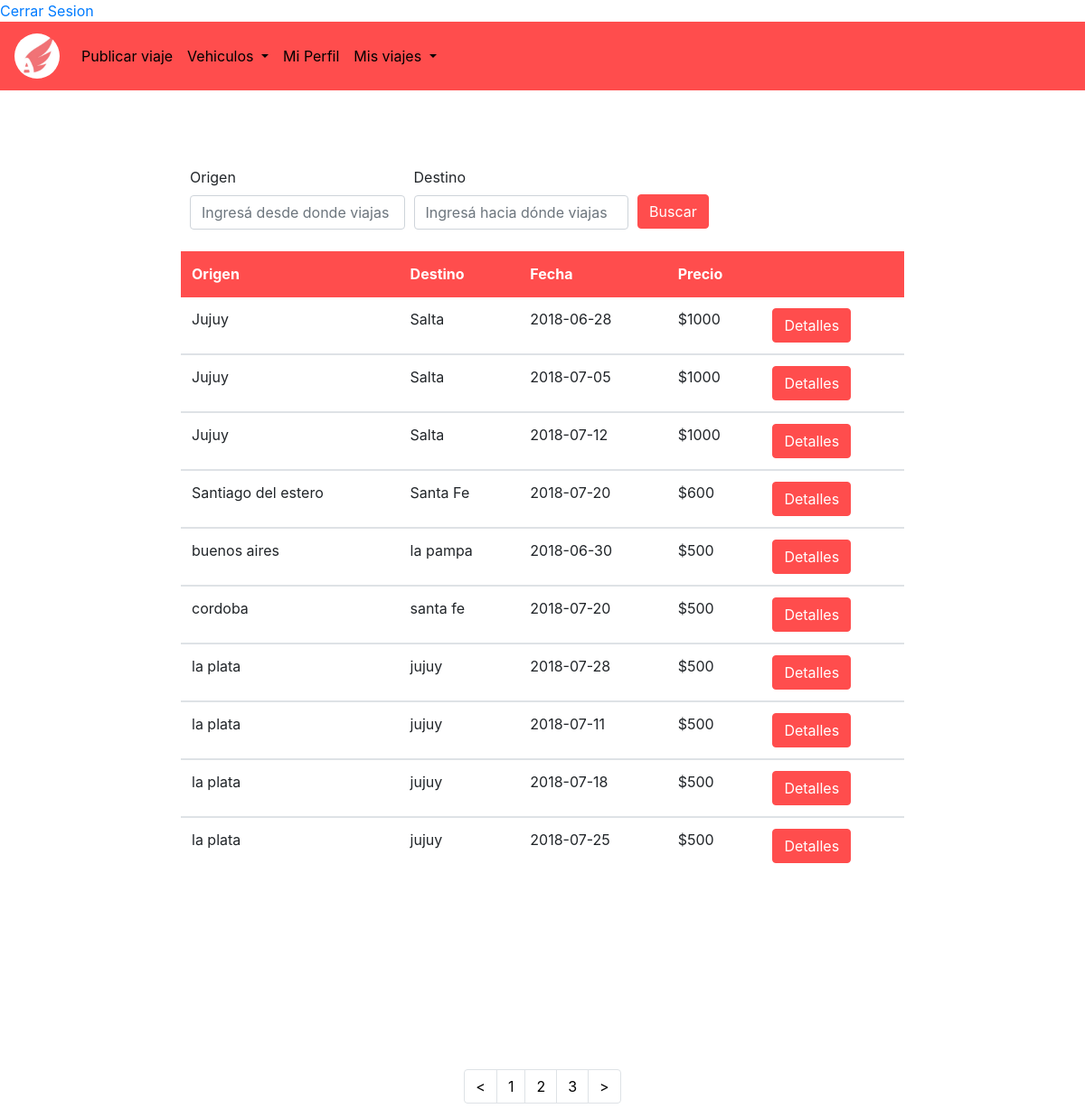
/PagPrin.php, run on the app's committed database.
### tables this page shows
CREATE TABLE `viajes` (
  `id_viaje` int(11) NOT NULL,
  `auto_id` varchar(100) NOT NULL,
  `hora` time(6) NOT NULL,
  `horaLlegada` time(6) NOT NULL,
  `precio` int(100) NOT NULL,
  `destino` text NOT NULL,
  `origen` text NOT NULL,
  `fecha` date NOT NULL,
  `borrado` tinyint(1) NOT NULL
);

### PagPrin.php (the view, shortened to what this page needs)
<!DOCTYPE html>
<html>
	<head>
		<link rel="stylesheet" href="css/bootstrap.min.css">
		<link rel="stylesheet" href="estilos.css">
	</head>
	<body>
		<?php
          include ("class_funciones.php");
          $fun = new funciones();
          $fun->AutorizacionTitulo();
        ?>
		<header>
			<nav class="navbar navbar-expand-lg navbar-light bg-light">
				<a class="navbar-brand" href="PagPrin.php"><img class="avatar" src="logo.jpg"></a>
				<div class="collapse navbar-collapse" id="navbarSupportedContent">
					<ul class="navbar-nav mr-auto">
						<li class="nav-item active">
							<a class="nav-link" href="publicarViaje.php">Publicar viaje <span class="sr-only">(current)</span></a>
						</li>
						<li class="nav-item dropdown">
							<a class="nav-link dropdown-toggle" href="#" id="navbarDropdown" role="button" data-toggle="dropdown" aria-haspopup="true" aria-expanded="false">
								Vehiculos
							</a>
						</li>
						<li class="nav-item active">
							<a class="nav-link" href="miperfil.php">Mi Perfil <span class="sr-only">(current)</span></a>
						</li>
                         <li class="nav-item dropdown">
							<a class="nav-link dropdown-toggle" href="#" id="navbarDropdown" role="button" data-toggle="dropdown" aria-haspopup="true" aria-expanded="false">
								Mis viajes
							</a>
						</li>
					</ul>
				</div>
			</nav>
		</header>
		<form>
			<div class="form-row align-items-center">
				<div class="col-sm-3 my-1">
					<label >Origen</label>
					<input type="text" class="form-control" id="inlineFormInputName" placeholder="Ingresá desde donde viajas">
				</div>
				<div class="col-sm-3 my-1">
					<label>Destino</label>
					<input type="text" class="form-control" id="inlineFormInputName" placeholder="Ingresá hacia dónde viajas">
				</div>
				<div class="col-sm-3 my-1">
                                    <button type="submit" class="btn btn-primary" style="margin-top: 30px;">Buscar</button>
				</div>
			</div>
		</form>
		<div >
                    <?php
                        include("conexion.php");
                        $consulta="SELECT * FROM viajes WHERE borrado='0' ";
                        $consulta2="SELECT * FROM viajes WHERE borrado='0' ";
                        if($resultadoConsulta=mysqli_query($conexion,$consulta)){
                            if($resultadoConsulta2=mysqli_query($conexion,$consulta2)){
                                $registro44=mysqli_fetch_row($resultadoConsulta2);
                                if($registro44[0] != ''){
                                    echo "
                                    <div class='container3'>
                                    <table class='table'>
                                        <thead class='thead-dark'>
                                            <tr>
                                                <th>Origen</th>
                                                <th >Destino</th>
                                                <th >Fecha</th>
                                                <th>Precio</th>
                                                <th></th>
                                            </tr>
                                        </thead>
                                    <tbody>";
                                        while($registro=mysqli_fetch_array($resultadoConsulta)){
                                             if($registro['borrado'] === '0'){
                                            echo"<tr>
                                                    <td>".$registro['origen']."</td>
                                                    <td>".$registro['destino']."</td>
                                                    <td>".$registro['fecha']."</td>
                                                    <td>$".$registro['precio']."</td>
                                                    <td>
                                                        <form  method='post' action='DetallesViaje.php'>
                                                        <input type='hidden' name='id' value='".$registro['id_viaje']."'>
                                                        <button type='submit' value='submit' class='btn btn-primary'> Detalles </button>
                                                        </form>
                                                    </td>
                                                </tr>
                                    </tbody>";
                                        }}
                               echo"</table>";
                  }
                  else
                        echo "<label class='noPoseeVeh'><h3> No hay viajes registrados.</h3></label>";
                 }
               }
	     ?>
	</div>
		<nav aria-label="Page navigation example">
			<ul class="pagination justify-content-center">
				<li class="page-item disabled">
					<a class="page-link" href="#" tabindex="-1"><</a>
				</li>
				<li class="page-item"><a class="page-link" href="#">1</a></li>
				<li class="page-item"><a class="page-link" href="#">2</a></li>
				<li class="page-item"><a class="page-link" href="#">3</a></li>
				<li class="page-item">
					<a class="page-link" href="#">></a>
				</li>
			</ul>
		</nav>
	</body>
</html>

### class_funciones.php (shortened to what this page needs)
<?php
class funciones extends Exception{
  public function AutorizacionTitulo(){
  	try{
        echo "<a href='CerrarSesion.php'> Cerrar Sesion </a> ";
       }
    catch(Exception $e){
    	echo $e->getMessage();
  	}
  }
  }
  ?>

### estilos.css (style rules this page uses)
.navbar { background-color:#ff4d4d !IMPORTANT ; }
.nav-link { color: black !IMPORTANT; }
.form-row { padding:80px 10px 10px 210px !IMPORTANT; }
.btn { background-color:#ff4d4d; border-color: #ff4d4d; }
th { background-color: #ff4d4d !IMPORTANT; border-color: #ff4d4d !IMPORTANT; }
.page-link { color: black !IMPORTANT; }
.avatar { vertical-align: middle; width: 50px; height: 50px; border-radius: 50%; cursor: pointer; }
.container3 { padding: 10px 200px 200px 200px; }

### data on the page
viajes: origen "Jujuy", destino "Salta", fecha "2018-06-28", precio "1000"
viajes: origen "Jujuy", destino "Salta", fecha "2018-07-05", precio "1000"
viajes: origen "Jujuy", destino "Salta", fecha "2018-07-12", precio "1000"
viajes: origen "Santiago del estero", destino "Santa Fe", fecha "2018-07-20", precio "600"
viajes: origen "buenos aires", destino "la pampa", fecha "2018-06-30", precio "500"
viajes: origen "cordoba", destino "santa fe", fecha "2018-07-20", precio "500"
viajes: origen "la plata", destino "jujuy", fecha "2018-07-28", precio "500"
viajes: origen "la plata", destino "jujuy", fecha "2018-07-11", precio "500"
viajes: origen "la plata", destino "jujuy", fecha "2018-07-18", precio "500"
viajes: origen "la plata", destino "jujuy", fecha "2018-07-25", precio "500"
